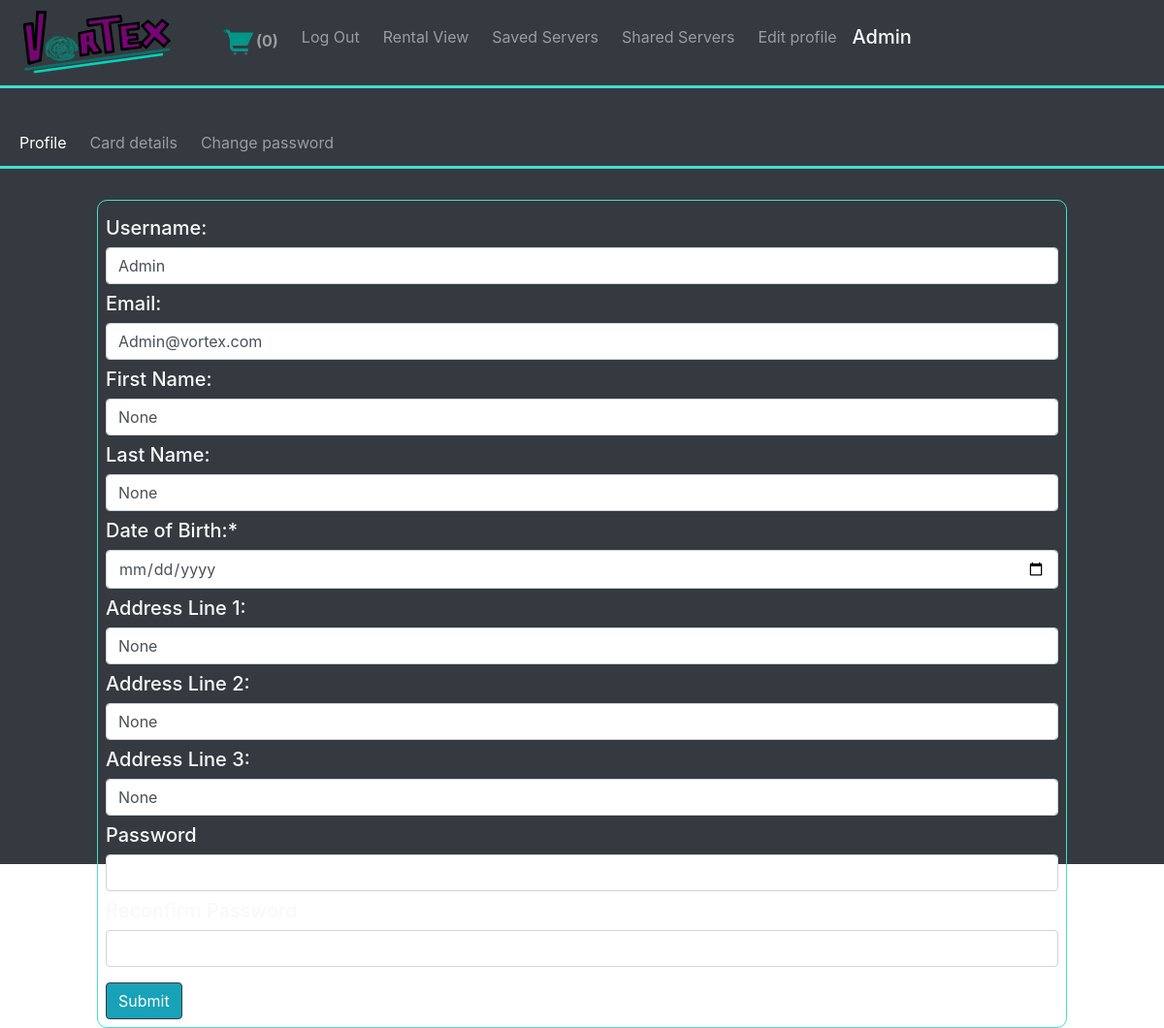
Page /users/edit_profile/ (signed in) on the committed database.
### users/models.py (models this page shows)
class CustomUser(AbstractUser):
    fname = models.CharField(null=True, blank=True, max_length=255)
    lname = models.CharField(null=True, blank=True, max_length=255)
    dob = models.DateField(null=True, blank=True,)
    address1 = models.CharField(null=True, blank=True, max_length=255)
    address2 = models.CharField(null=True, blank=True, max_length=255)
    address3 = models.CharField(null=True, blank=True, max_length=255)

### users/views.py (the view)
# urls.py: path('edit_profile/', edit_profile, name='edit_profile'),
def edit_profile(request):
    if not request.user.is_authenticated:
        return redirect('login')
    return render(request, "edit_profile.html", dict(user=CustomUser.objects.get(username=request.user.username)))

### payments/cart.py (called while the page is built)
    def __len__(self):
        return len(self.cart)

### payments/context_processors.py (called while the page is built)
def counter(request):
    cart = Cart(request)
    return dict(item_count=cart.__len__())

### templates/edit_profile.html (shortened to what this page needs)
{% extends 'base.html' %}
{% block content %}
<div class="maincontainertwo bg-dark">
   <nav class="navbar navbar-expand bg-dark navbar-dark p-1 navBorder">
       <ul class="navbar-nav">
           <li class="nav-item ml-2 active"><a href="{% url 'edit_profile' %}" class="nav-link">Profile</a></li>
           <li class="nav-item ml-2"><a href="{% url 'edit_payment_details' %}" class="nav-link">Card details</a></li>
            <li class="nav-item ml-2"><a href="{% url 'change_password' %}" class="nav-link">Change password</a></li>
       </ul>
   </nav>
   <div class="col-sm-6 mx-auto pt-3">
     </div>
    <form method="POST" class="formoutline col-sm-10 mx-auto mt-3" action={% url 'make_edit' %}>{% csrf_token %}
      <h5 class="text-light mt-2">Username:</h5>
      <input type="text" name="username" class="form-control" value="{{user.username}}">
      <h5 class="text-light mt-2">Email:</h5>
      <input type="text" name="email" class="form-control" value="{{user.email}}">
      <h5 class="text-light mt-2">First Name:</h5>
      <input type="text" name="fname" class="form-control" value="{{user.fname}}">
      <h5 class="text-light mt-2">Last Name:</h5>
      <input type="text" name="lname" class="form-control" value="{{user.lname}}">
      <h5 class="text-light mt-2">Date of Birth:*</h5>
      <input type="date" name="dob" class="form-control" value="{{user.dob}}">
      <h5 class="text-light mt-2">Address Line 1:</h5>
      <input type="text" name="address1" class="form-control" value="{{user.address1}}">
      <h5 class="text-light mt-2">Address Line 2:</h5>
      <input type="text" name="address2" class="form-control" value="{{user.address2}}">
      <h5 class="text-light mt-2">Address Line 3:</h5>
      <input type="text" name="address3" class="form-control" value="{{user.address3}}">
      <h5 class="text-light mt-2">Password</h5>
      <input type="password" name="password1" class="form-control">
      <h5 class="text-light mt-2">Reconfirm Password</h5>
      <input type="password" name="password2" class="form-control">
      <input type="submit" value="Submit" class=" btn btn-dark bg-info mt-3">
    </form>
</div>
{% endblock content %}

### templates/base.html (shortened to what this page needs)
{% load static %}
<html>
    <head>
        <link rel="stylesheet" href="https://maxcdn.bootstrapcdn.com/bootstrap/4.0.0/css/bootstrap.min.css">
        <link href="{% static 'css/custom_css.css' %}" rel="stylesheet">
    </head>
    <body>
        <nav class="navbar navbar-expand bg-dark navbar-dark p-1 navBorder">
            <a class="navbar-brand" href="{% url 'home' %}"><img src="{% static 'vortexLogo.png' %}"></a>
            <ul class="navbar-nav">
                <li class="nav-item"><a class="nav-link font-weight-bold" href="{% url 'cart_detail' %}"><img src="{% static 'shopping-cart.png' %}">({{item_count}})</a></li>
                {% if user.is_authenticated %}
                    <li class="nav-item ml-2"><a href="{% url 'logout_clear_cart' %}" class="nav-link">Log Out</a></li>
                    <li class="nav-item ml-2"><a href="{% url 'rental_list' %}" class="nav-link">Rental View </a></li>
                    <li class="nav-item ml-2"><a href="{% url 'display_saved' %}" class="nav-link">Saved Servers </a></li>
                    <li class="nav-item ml-2"><a href="{% url 'shared_display' %}" class="nav-link">Shared Servers </a></li>
                    <li class="nav-item ml-2"><a href="{% url 'edit_profile' %}" class="nav-link">Edit profile</a></li>
                    <li class="nav-item mt-2 ml-2"><h5 class="text-light"> {{user.username}}</h5></li>
                {% else %}
                    <li class="nav-item active"><a href="{% url 'login' %}" class="nav-link">Log In</a></li>
                    <li class="nav-item"><a href="{% url 'signup' %}" class="nav-link">Sign up</a></li>
                {% endif %}
            </ul>
        </nav>
        {% block content %}
        {% endblock content %}
    </body>
</html>

### static/css/custom_css.css (style rules this page uses)
.maincontainertwo { background-color: #000000; width: 100%; height: 100%; padding-top: 2em; margin-bottom: -2em; }
.navBorder { border-bottom: 0.2em solid turquoise; }
.formoutline { border: 0.1em solid turquoise; border-radius: 10px; color: white; padding:.5em; }

### rows in the picture
CustomUser: username "Admin", email "Admin@vortex.com", fname "None", lname "None", address1 "None", address2 "None", address3 "None"

### other values in the picture
{{ item_count }} "0"
